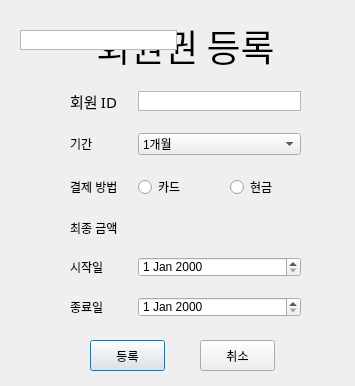
<?xml version="1.0" encoding="UTF-8"?>
<ui version="4.0">
 <class>Dialog</class>
 <widget class="QDialog" name="Dialog">
  <property name="geometry">
   <rect>
    <x>0</x>
    <y>0</y>
    <width>355</width>
    <height>386</height>
   </rect>
  </property>
  <property name="windowTitle">
   <string>Dialog</string>
  </property>
  <widget class="QLabel" name="label">
   <property name="geometry">
    <rect>
     <x>70</x>
     <y>10</y>
     <width>231</width>
     <height>71</height>
    </rect>
   </property>
   <property name="font">
    <font>
     <family>KBIZ한마음고딕 H</family>
     <pointsize>28</pointsize>
    </font>
   </property>
   <property name="text">
    <string>회원권 등록</string>
   </property>
   <property name="alignment">
    <set>Qt::AlignCenter</set>
   </property>
  </widget>
  <widget class="QWidget" name="gridLayoutWidget">
   <property name="geometry">
    <rect>
     <x>70</x>
     <y>90</y>
     <width>231</width>
     <height>221</height>
    </rect>
   </property>
   <layout class="QGridLayout" name="gridLayout">
    <property name="sizeConstraint">
     <enum>QLayout::SetMinAndMaxSize</enum>
    </property>
    <property name="spacing">
     <number>20</number>
    </property>
    <item row="0" column="0">
     <widget class="QLabel" name="label_2">
      <property name="font">
       <font>
        <family>LG PC</family>
        <pointsize>11</pointsize>
       </font>
      </property>
      <property name="text">
       <string>회원 ID</string>
      </property>
     </widget>
    </item>
    <item row="1" column="0">
     <widget class="QLabel" name="label_3">
      <property name="text">
       <string>기간</string>
      </property>
     </widget>
    </item>
    <item row="3" column="0">
     <widget class="QLabel" name="label_5">
      <property name="text">
       <string>최종 금액</string>
      </property>
     </widget>
    </item>
    <item row="5" column="0">
     <widget class="QLabel" name="label_7">
      <property name="text">
       <string>종료일</string>
      </property>
     </widget>
    </item>
    <item row="4" column="1">
     <widget class="QDateEdit" name="dateEdit">
      <property name="maximumSize">
       <size>
        <width>16777215</width>
        <height>20</height>
       </size>
      </property>
     </widget>
    </item>
    <item row="5" column="1">
     <widget class="QDateEdit" name="dateEdit_2">
      <property name="maximumSize">
       <size>
        <width>16777215</width>
        <height>20</height>
       </size>
      </property>
     </widget>
    </item>
    <item row="4" column="0">
     <widget class="QLabel" name="label_6">
      <property name="text">
       <string>시작일</string>
      </property>
     </widget>
    </item>
    <item row="2" column="0">
     <widget class="QLabel" name="label_4">
      <property name="maximumSize">
       <size>
        <width>16777215</width>
        <height>20</height>
       </size>
      </property>
      <property name="text">
       <string>결제 방법</string>
      </property>
     </widget>
    </item>
    <item row="2" column="1">
     <layout class="QHBoxLayout" name="horizontalLayout">
      <item>
       <widget class="QRadioButton" name="radioButton_2">
        <property name="text">
         <string>카드</string>
        </property>
       </widget>
      </item>
      <item>
       <widget class="QRadioButton" name="radioButton">
        <property name="text">
         <string>현금</string>
        </property>
       </widget>
      </item>
     </layout>
    </item>
    <item row="3" column="1">
     <widget class="QLabel" name="label_8">
      <property name="maximumSize">
       <size>
        <width>16777215</width>
        <height>20</height>
       </size>
      </property>
      <property name="text">
       <string/>
      </property>
     </widget>
    </item>
    <item row="0" column="1">
     <widget class="QTextEdit" name="textEdit">
      <property name="maximumSize">
       <size>
        <width>16777215</width>
        <height>20</height>
       </size>
      </property>
      <property name="verticalScrollBarPolicy">
       <enum>Qt::ScrollBarAlwaysOff</enum>
      </property>
      <property name="horizontalScrollBarPolicy">
       <enum>Qt::ScrollBarAlwaysOff</enum>
      </property>
     </widget>
    </item>
    <item row="1" column="1">
     <widget class="QComboBox" name="comboBox">
      <item>
       <property name="text">
        <string>1개월</string>
       </property>
      </item>
      <item>
       <property name="text">
        <string>3개월</string>
       </property>
      </item>
     </widget>
    </item>
   </layout>
  </widget>
  <widget class="QLabel" name="label_9">
   <property name="geometry">
    <rect>
     <x>280</x>
     <y>90</y>
     <width>56</width>
     <height>16</height>
    </rect>
   </property>
   <property name="text">
    <string/>
   </property>
  </widget>
  <widget class="QPushButton" name="pushButton_2">
   <property name="geometry">
    <rect>
     <x>90</x>
     <y>340</y>
     <width>75</width>
     <height>31</height>
    </rect>
   </property>
   <property name="text">
    <string>등록</string>
   </property>
   <property name="iconSize">
    <size>
     <width>50</width>
     <height>50</height>
    </size>
   </property>
  </widget>
  <widget class="QPushButton" name="pushButton">
   <property name="geometry">
    <rect>
     <x>200</x>
     <y>340</y>
     <width>75</width>
     <height>31</height>
    </rect>
   </property>
   <property name="text">
    <string>취소</string>
   </property>
  </widget>
  <widget class="QTextEdit" name="textEdit_2">
   <property name="geometry">
    <rect>
     <x>20</x>
     <y>30</y>
     <width>157</width>
     <height>20</height>
    </rect>
   </property>
   <property name="maximumSize">
    <size>
     <width>16777215</width>
     <height>20</height>
    </size>
   </property>
   <property name="verticalScrollBarPolicy">
    <enum>Qt::ScrollBarAlwaysOff</enum>
   </property>
   <property name="horizontalScrollBarPolicy">
    <enum>Qt::ScrollBarAlwaysOff</enum>
   </property>
  </widget>
 </widget>
 <resources/>
 <connections>
  <connection>
   <sender>pushButton_2</sender>
   <signal>clicked()</signal>
   <receiver>Dialog</receiver>
   <slot>enrollMembership()</slot>
   <hints>
    <hint type="sourcelabel">
     <x>145</x>
     <y>365</y>
    </hint>
    <hint type="destinationlabel">
     <x>270</x>
     <y>359</y>
    </hint>
   </hints>
  </connection>
  <connection>
   <sender>pushButton</sender>
   <signal>clicked()</signal>
   <receiver>Dialog</receiver>
   <slot>close()</slot>
   <hints>
    <hint type="sourcelabel">
     <x>223</x>
     <y>348</y>
    </hint>
    <hint type="destinationlabel">
     <x>301</x>
     <y>327</y>
    </hint>
   </hints>
  </connection>
 </connections>
 <slots>
  <slot>enrollMembership()</slot>
 </slots>
</ui>
